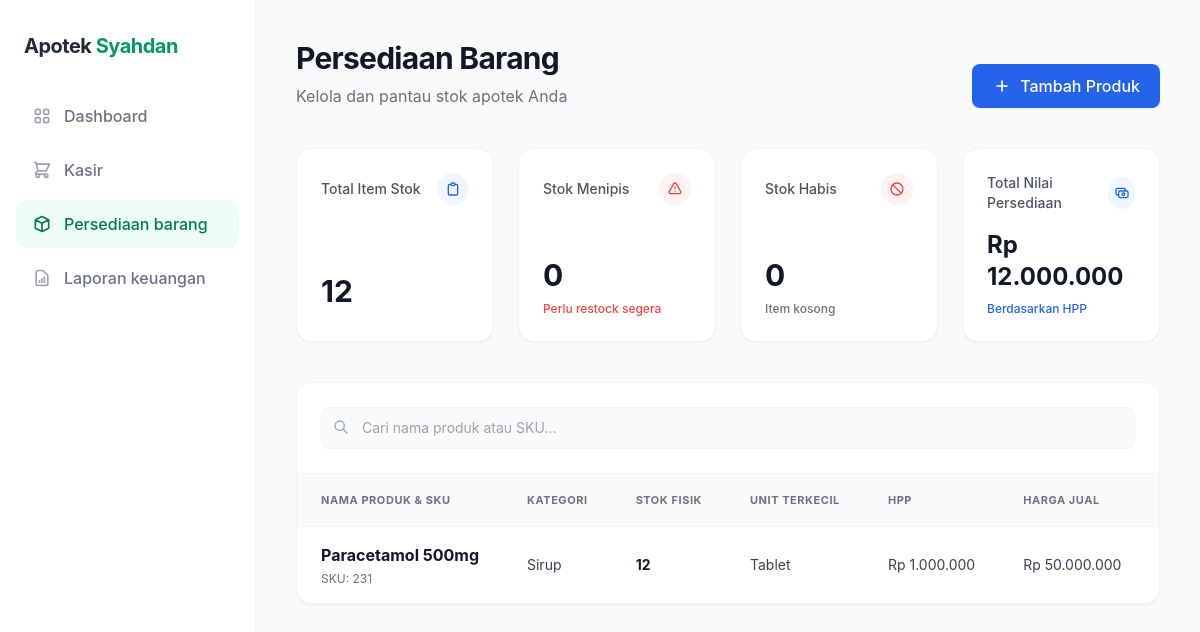
Page /Frontend/persediaan.php on the committed database.
### tables this page shows
CREATE TABLE `obat` (
  `kode_obat` varchar(20) NOT NULL,
  `nama_obat` varchar(100) NOT NULL,
  `harga_jual` int(11) NOT NULL,
  `kadaluwarsa` date NOT NULL,
  `satuan` varchar(20) NOT NULL,
  `id_kategori` varchar(20) DEFAULT NULL,
  `no_rak` varchar(20) DEFAULT NULL
);

CREATE TABLE `kategori` (
  `id_kategori` varchar(20) NOT NULL,
  `nama_kategori` varchar(50) NOT NULL
);

### Frontend/persediaan.php (the view, shortened to what this page needs)
<?php
require_once '../Backend/koneksi.php';
$query = mysqli_query($conn, "
    SELECT
        o.*,
        k.nama_kategori,
        IFNULL(SUM(s.jumlah_stock), 0) as total_stock,
        IFNULL(SUM(s.jumlah_stock * s.harga_awal), 0) as total_aset,
        IFNULL(MAX(s.harga_awal), 0) as hpp
    FROM obat o
    LEFT JOIN kategori k ON o.id_kategori = k.id_kategori
    LEFT JOIN stock s ON o.kode_obat = s.kode_obat
    GROUP BY o.kode_obat
");
$total_item_stok = 0;
$stok_menipis = 0;
$stok_habis = 0;
$total_nilai_persediaan = 0;
$items = [];
while ($row = mysqli_fetch_assoc($query)) {
    $stock = $row['total_stock'];
    $total_item_stok += $stock;
    $total_nilai_persediaan += $row['total_aset'];
    $items[] = $row;
}
?>
<!DOCTYPE html>
<html lang="id">
<head>
    <link href="../dist/output.css" rel="stylesheet">
</head>
<body class="bg-gray-50 font-sans text-gray-800 antialiased">
    <?php include 'sidebar.php'; ?>
    <main class="ml-64 p-10 min-h-screen">
        <div class="mb-10 flex justify-between items-end">
            <div>
                <h2 class="text-3xl font-bold text-gray-900 tracking-tight mb-2">Persediaan Barang</h2>
                <p class="text-gray-500">Kelola dan pantau stok apotek Anda</p>
            </div>
            <a href="tambah-produk.php" class="bg-blue-600 hover:bg-blue-700 text-white px-5 py-2.5 rounded-lg font-medium shadow-sm transition inline-flex items-center">
                <svg class="w-5 h-5 mr-2" fill="none" stroke="currentColor" viewBox="0 0 24 24"><path stroke-linecap="round" stroke-linejoin="round" stroke-width="2" d="M12 6v6m0 0v6m0-6h6m-6 0H6"></path></svg>
                Tambah Produk
            </a>
        </div>
        <div class="grid grid-cols-1 md:grid-cols-4 gap-6 mb-10">
            <div class="bg-white p-6 rounded-2xl border border-gray-100 shadow-sm flex flex-col justify-between">
                <div class="flex items-center justify-between mb-4">
                    <p class="text-sm font-medium text-gray-600">Total Item Stok</p>
                    <div class="w-8 h-8 rounded-full bg-blue-50 text-blue-600 flex items-center justify-center">
                        <svg class="w-4 h-4" fill="none" stroke="currentColor" viewBox="0 0 24 24"><path stroke-linecap="round" stroke-linejoin="round" stroke-width="2" d="M9 5H7a2 2 0 00-2 2v12a2 2 0 002 2h10a2 2 0 002-2V7a2 2 0 00-2-2h-2M9 5a2 2 0 002 2h2a2 2 0 002-2M9 5a2 2 0 012-2h2a2 2 0 012 2"></path></svg>
                    </div>
                </div>
                <div>
                    <h3 class="text-3xl font-bold text-gray-900 mb-2"><?php echo number_format($total_item_stok, 0, ',', '.'); ?></h3>
                </div>
            </div>
            <div class="bg-white p-6 rounded-2xl border border-gray-100 shadow-sm flex flex-col justify-between">
                <div class="flex items-center justify-between mb-4">
                    <p class="text-sm font-medium text-gray-600">Stok Menipis</p>
                    <div class="w-8 h-8 rounded-full bg-red-50 text-red-500 flex items-center justify-center">
                        <svg class="w-4 h-4" fill="none" stroke="currentColor" viewBox="0 0 24 24"><path stroke-linecap="round" stroke-linejoin="round" stroke-width="2" d="M12 9v2m0 4h.01m-6.938 4h13.856c1.54 0 2.502-1.667 1.732-3L13.732 4c-.77-1.333-2.694-1.333-3.464 0L3.34 16c-.77 1.333.192 3 1.732 3z"></path></svg>
                    </div>
                </div>
                <div>
                    <h3 class="text-3xl font-bold text-gray-900 mb-2"><?php echo $stok_menipis; ?></h3>
                    <p class="text-xs font-medium text-red-500">Perlu restock segera</p>
                </div>
            </div>
            <div class="bg-white p-6 rounded-2xl border border-gray-100 shadow-sm flex flex-col justify-between">
                <div class="flex items-center justify-between mb-4">
                    <p class="text-sm font-medium text-gray-600">Stok Habis</p>
                    <div class="w-8 h-8 rounded-full bg-red-50 text-red-500 flex items-center justify-center">
                        <svg class="w-4 h-4" fill="none" stroke="currentColor" viewBox="0 0 24 24"><path stroke-linecap="round" stroke-linejoin="round" stroke-width="2" d="M18.364 18.364A9 9 0 005.636 5.636m12.728 12.728A9 9 0 015.636 5.636m12.728 12.728L5.636 5.636"></path></svg>
                    </div>
                </div>
                <div>
                    <h3 class="text-3xl font-bold text-gray-900 mb-2"><?php echo $stok_habis; ?></h3>
                    <p class="text-xs font-medium text-gray-500">Item kosong</p>
                </div>
            </div>
            <div class="bg-white p-6 rounded-2xl border border-gray-100 shadow-sm flex flex-col justify-between">
                <div class="flex items-center justify-between mb-4">
                    <p class="text-sm font-medium text-gray-600">Total Nilai Persediaan</p>
                    <div class="w-8 h-8 rounded-full bg-blue-50 text-blue-600 flex items-center justify-center">
                        <svg class="w-4 h-4" fill="none" stroke="currentColor" viewBox="0 0 24 24"><path stroke-linecap="round" stroke-linejoin="round" stroke-width="2" d="M17 9V7a2 2 0 00-2-2H5a2 2 0 00-2 2v6a2 2 0 002 2h2m2 4h10a2 2 0 002-2v-6a2 2 0 00-2-2H9a2 2 0 00-2 2v6a2 2 0 002 2zm7-5a2 2 0 11-4 0 2 2 0 014 0z"></path></svg>
                    </div>
                </div>
                <div>
                    <h3 class="text-2xl font-bold text-gray-900 mb-2">Rp <br><?php echo number_format($total_nilai_persediaan, 0, ',', '.'); ?></h3>
                    <p class="text-xs font-medium text-blue-600">Berdasarkan HPP</p>
                </div>
            </div>
        </div>
        <div class="bg-white rounded-2xl border border-gray-100 shadow-sm overflow-hidden">
            <div class="p-6 border-b border-gray-100 flex gap-4 items-center bg-white">
                <div class="relative flex-1">
                    <input type="text" placeholder="Cari nama produk atau SKU..." class="w-full bg-gray-50 border border-gray-100 text-sm rounded-lg pl-10 pr-4 py-2.5 outline-none focus:border-blue-500 transition">
                    <svg class="w-4 h-4 text-gray-400 absolute left-3 top-3" fill="none" stroke="currentColor" viewBox="0 0 24 24"><path stroke-linecap="round" stroke-linejoin="round" stroke-width="2" d="M21 21l-6-6m2-5a7 7 0 11-14 0 7 7 0 0114 0z"></path></svg>
                </div>
            </div>
            <div class="overflow-x-auto">
                <table class="w-full text-left text-sm whitespace-nowrap">
                    <thead class="text-[11px] text-gray-500 font-bold uppercase bg-gray-50 border-b border-gray-100">
                        <tr>
                            <th scope="col" class="px-6 py-4 tracking-wider">Nama Produk & SKU</th>
                            <th scope="col" class="px-6 py-4 tracking-wider">Kategori</th>
                            <th scope="col" class="px-6 py-4 tracking-wider">Stok Fisik</th>
                            <th scope="col" class="px-6 py-4 tracking-wider">Unit Terkecil</th>
                            <th scope="col" class="px-6 py-4 tracking-wider">HPP</th>
                            <th scope="col" class="px-6 py-4 tracking-wider">Harga Jual</th>
                            <th scope="col" class="px-6 py-4 text-right tracking-wider">Total Aset</th>
                        </tr>
                    </thead>
                    <tbody class="divide-y divide-gray-100">
                        <?php foreach ($items as $item):
                            $hpp = $item['hpp'];
                            $aset =$item['total_aset'];
                        ?>
                        <tr class="hover:bg-gray-50 transition">
                            <td class="px-6 py-4">
                                <p class="font-bold text-gray-900 text-base mb-1"><?php echo htmlspecialchars($item['nama_obat']); ?></p>
                                <p class="text-gray-500 text-xs">SKU: <?php echo htmlspecialchars($item['kode_obat']); ?></p>
                            </td>
                            <td class="px-6 py-4 text-gray-700"><?php echo htmlspecialchars($item['nama_kategori'] ?? '-'); ?></td>
                            <td class="px-6 py-4 font-bold text-gray-900"><?php echo $item['total_stock']; ?></td>
                            <td class="px-6 py-4 text-gray-700"><?php echo htmlspecialchars($item['satuan'] ?? '-'); ?></td>
                            <td class="px-6 py-4 text-gray-700">Rp <?php echo number_format($hpp, 0, ',', '.'); ?></td>
                            <td class="px-6 py-4 text-gray-700">Rp <?php echo number_format($item['harga_jual'], 0, ',', '.'); ?></td>
                            <td class="px-6 py-4 text-right font-medium text-gray-900">Rp <?php echo number_format($aset, 0, ',', '.'); ?></td>
                        </tr>
                        <?php endforeach; ?>
                    </tbody>
                </table>
            </div>
        </div>
    </main>
</body>
</html>

### Frontend/sidebar.php
<?php $current_page = basename($_SERVER['PHP_SELF']); ?>
<aside class="w-64 bg-white border-r border-gray-100 min-h-screen flex flex-col fixed left-0 top-0 z-50">
    <div class="p-6 pb-8 flex items-center mt-2">
        <h1 class="text-xl font-bold text-gray-800 tracking-tight">Apotek <span class="text-brand-600">Syahdan</span></h1>
    </div>
    <nav class="flex-1 px-4 space-y-1.5">
        <a href="index.php" class="flex items-center px-4 py-3 rounded-xl font-medium transition-colors <?php echo ($current_page == 'index.php' || $current_page == '') ? 'bg-brand-50 text-brand-700' : 'text-gray-500 hover:bg-gray-50 hover:text-gray-900'; ?>">
            <svg class="w-5 h-5 mr-3 <?php echo ($current_page == 'index.php' || $current_page == '') ? 'text-brand-700' : 'text-gray-400'; ?>" fill="none" stroke="currentColor" viewBox="0 0 24 24"><path stroke-linecap="round" stroke-linejoin="round" stroke-width="2" d="M4 6a2 2 0 012-2h2a2 2 0 012 2v2a2 2 0 01-2 2H6a2 2 0 01-2-2V6zM14 6a2 2 0 012-2h2a2 2 0 012 2v2a2 2 0 01-2 2h-2a2 2 0 01-2-2V6zM4 16a2 2 0 012-2h2a2 2 0 012 2v2a2 2 0 01-2 2H6a2 2 0 01-2-2v-2zM14 16a2 2 0 012-2h2a2 2 0 012 2v2a2 2 0 01-2 2h-2a2 2 0 01-2-2v-2z"></path></svg>
            Dashboard
        </a>
        <a href="kasir.php" class="flex items-center px-4 py-3 rounded-xl font-medium transition-colors <?php echo ($current_page == 'kasir.php') ? 'bg-brand-50 text-brand-700' : 'text-gray-500 hover:bg-gray-50 hover:text-gray-900'; ?>">
            <svg class="w-5 h-5 mr-3 <?php echo ($current_page == 'kasir.php') ? 'text-brand-700' : 'text-gray-400'; ?>" fill="none" stroke="currentColor" viewBox="0 0 24 24"><path stroke-linecap="round" stroke-linejoin="round" stroke-width="2" d="M3 3h2l.4 2M7 13h10l4-8H5.4M7 13L5.4 5M7 13l-2.293 2.293c-.63.63-.184 1.707.707 1.707H17m0 0a2 2 0 100 4 2 2 0 000-4zm-8 2a2 2 0 11-4 0 2 2 0 014 0z"></path></svg>
            Kasir
        </a>
        <a href="persediaan.php" class="flex items-center px-4 py-3 rounded-xl font-medium transition-colors <?php echo ($current_page == 'persediaan.php' || $current_page == 'tambah-produk.php') ? 'bg-brand-50 text-brand-700' : 'text-gray-500 hover:bg-gray-50 hover:text-gray-900'; ?>">
            <svg class="w-5 h-5 mr-3 <?php echo ($current_page == 'persediaan.php' || $current_page == 'tambah-produk.php') ? 'text-brand-700' : 'text-gray-400'; ?>" fill="none" stroke="currentColor" viewBox="0 0 24 24"><path stroke-linecap="round" stroke-linejoin="round" stroke-width="2" d="M20 7l-8-4-8 4m16 0l-8 4m8-4v10l-8 4m0-10L4 7m8 4v10M4 7v10l8 4"></path></svg>
            Persediaan barang
        </a>
        <a href="laporan.php" class="flex items-center px-4 py-3 rounded-xl font-medium transition-colors <?php echo ($current_page == 'laporan.php') ? 'bg-brand-50 text-brand-700' : 'text-gray-500 hover:bg-gray-50 hover:text-gray-900'; ?>">
            <svg class="w-5 h-5 mr-3 <?php echo ($current_page == 'laporan.php') ? 'text-brand-700' : 'text-gray-400'; ?>" fill="none" stroke="currentColor" viewBox="0 0 24 24"><path stroke-linecap="round" stroke-linejoin="round" stroke-width="2" d="M9 17v-2m3 2v-4m3 4v-6m2 10H7a2 2 0 01-2-2V5a2 2 0 012-2h5.586a1 1 0 01.707.293l5.414 5.414a1 1 0 01.293.707V19a2 2 0 01-2 2z"></path></svg>
            Laporan keuangan
        </a>
    </nav>
</aside>

### rows in the picture
obat: nama_obat "Paracetamol 500mg", kode_obat "231", id_kategori.nama_kategori "Sirup", total_stock "12", satuan "Tablet", hpp "1.000.000", harga_jual "50.000.000"

### other values in the picture
$total_item_stok "12"
$stok_menipis "0"
$stok_habis "0"
$total_nilai_persediaan "12.000.000"
